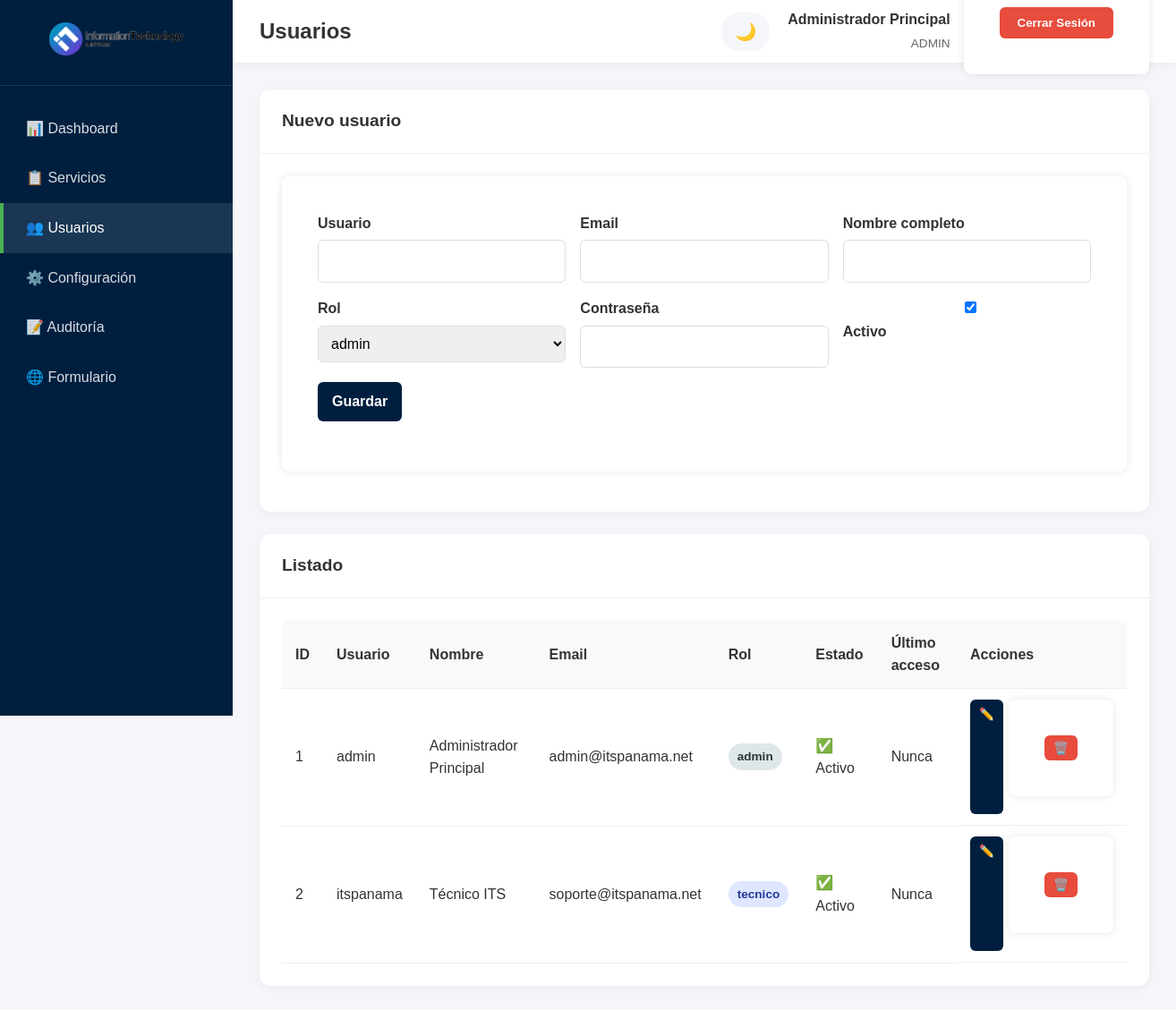
The app's page /admin/usuarios.php (signed in) with its own data.
### tables this page shows
CREATE TABLE IF NOT EXISTS usuarios (
    id INT AUTO_INCREMENT PRIMARY KEY,
    username VARCHAR(50) NOT NULL UNIQUE,
    password_hash VARCHAR(255) NOT NULL,
    email VARCHAR(255) NOT NULL,
    nombre_completo VARCHAR(255) NOT NULL,
    rol ENUM('admin', 'tecnico', 'usuario') DEFAULT 'tecnico',
    activo TINYINT(1) DEFAULT 1,
    ultimo_acceso DATETIME DEFAULT NULL,
    intentos_fallidos INT DEFAULT 0,
    bloqueado_hasta DATETIME DEFAULT NULL,
    fecha_creacion TIMESTAMP DEFAULT CURRENT_TIMESTAMP,
    fecha_actualizacion TIMESTAMP DEFAULT CURRENT_TIMESTAMP ON UPDATE CURRENT_TIMESTAMP,
    INDEX idx_username (username),
    INDEX idx_email (email),
    INDEX idx_activo (activo)
);

### config/security.php (called while the page is built, shortened)
<?php
function itform_e(?string $value): string
{
    return htmlspecialchars((string) $value, ENT_QUOTES | ENT_SUBSTITUTE, 'UTF-8');
}

### admin/usuarios.php (the view, shortened to what this page needs)
<?php
$db = getDB();
$usuarios = $db->query(
    'SELECT id, username, email, nombre_completo, rol, activo, ultimo_acceso, fecha_creacion
     FROM usuarios ORDER BY id'
)->fetchAll();
$editUser = null;
require __DIR__ . '/layout_header.php';
?>
<div class="card">
    <div class="card-header">
        <h2><?php echo $editUser ? 'Editar usuario' : 'Nuevo usuario'; ?></h2>
    </div>
    <div class="card-body">
        <form method="post">
            <div class="form-grid">
                <div class="form-group">
                    <label>Usuario</label>
                    <input name="username" required value="<?php echo itform_e($editUser['username'] ?? ''); ?>">
                </div>
                <div class="form-group">
                    <label>Email</label>
                    <input type="email" name="email" required value="<?php echo itform_e($editUser['email'] ?? ''); ?>">
                </div>
                <div class="form-group">
                    <label>Nombre completo</label>
                    <input name="nombre_completo" required value="<?php echo itform_e($editUser['nombre_completo'] ?? ''); ?>">
                </div>
                <div class="form-group">
                    <label>Rol</label>
                    <select name="rol">
                        <?php foreach (['admin','tecnico','usuario'] as $r): ?>
                        <option value="<?php echo $r; ?>" <?php echo (($editUser['rol'] ?? '') === $r) ? 'selected' : ''; ?>><?php echo $r; ?></option>
                        <?php endforeach; ?>
                    </select>
                </div>
                <div class="form-group">
                    <label>Contraseña <?php echo $editUser ? '(vacío = no cambiar)' : ''; ?></label>
                    <input type="password" name="password" <?php echo $editUser ? '' : 'required minlength="8"'; ?> autocomplete="new-password">
                </div>
                <div class="form-group">
                    <label><input type="checkbox" name="activo" <?php echo !isset($editUser['activo']) || (int)$editUser['activo'] === 1 ? 'checked' : ''; ?>> Activo</label>
                </div>
            </div>
            <p style="margin-top:16px;">
                <button class="btn btn-primary" type="submit">Guardar</button>
            </p>
        </form>
    </div>
</div>
<div class="card">
    <div class="card-header"><h2>Listado</h2></div>
    <div class="card-body">
        <table>
            <thead>
                <tr>
                    <th>ID</th><th>Usuario</th><th>Nombre</th><th>Email</th><th>Rol</th><th>Estado</th><th>Último acceso</th><th>Acciones</th>
                </tr>
            </thead>
            <tbody>
            <?php foreach ($usuarios as $u): ?>
                <tr>
                    <td><?php echo (int) $u['id']; ?></td>
                    <td><?php echo itform_e($u['username']); ?></td>
                    <td><?php echo itform_e($u['nombre_completo']); ?></td>
                    <td><?php echo itform_e($u['email']); ?></td>
                    <td><span class="badge badge-<?php echo itform_e($u['rol']); ?>"><?php echo itform_e($u['rol']); ?></span></td>
                    <td><?php echo (int) $u['activo'] ? '✅ Activo' : '❌ Inactivo'; ?></td>
                    <td><?php echo itform_e($u['ultimo_acceso'] ?? 'Nunca'); ?></td>
                    <td style="display:flex;gap:6px;">
                        <a class="btn-sm btn-primary" href="usuarios.php?edit=<?php echo (int) $u['id']; ?>">✏️</a>
                        <form method="post" onsubmit="return confirm('¿Desactivar usuario?');">
                            <button class="btn-sm btn-danger" type="submit">🗑️</button>
                        </form>
                    </td>
                </tr>
            <?php endforeach; ?>
            </tbody>
        </table>
    </div>
</div>
<?php require __DIR__ . '/layout_footer.php'; ?>

### styles.css (style rules this page uses)
:root { --color-primary: #001F3F; --color-secondary: #4CAF50; --color-secondary-hover: #45a049; --color-background: #c9f0ff; --color-white: #ffffff; --color-gray: #808080; --color-error: #ffdddd; --color-error-text: #8b0000; --color-success: #ddffdd; --color-success-text: #006400; --color-border: #ccc; --shadow: 0 0 10px rgba(0, 0, 0, 0.1); --border-radius: 8px; --transition: all 0.3s ease; }
* { box-sizing: border-box; }
body { font-family: 'Arial', sans-serif; background-color: var(--color-background); margin: 0; padding: 0; line-height: 1.6; color: #333; }
form { background-color: var(--color-white); box-shadow: var(--shadow); border-radius: var(--border-radius); padding: 40px; margin-bottom: 20px; }
label { display: block; margin-bottom: 5px; font-weight: bold; color: #333; }
.btn { padding: 12px 24px; border: none; border-radius: 4px; font-size: 1rem; cursor: pointer; transition: var(--transition); font-weight: bold; display: inline-flex; align-items: center; gap: 8px; }
.btn { display: inline-flex; align-items: center; justify-content: center; gap: 6px; min-height: 44px; padding: 12px 18px; border: none; border-radius: 8px; font-size: 1rem; font-weight: 600; cursor: pointer; transition: var(--transition); touch-action: manipulation; }

### admin/admin.css (style rules this page uses)
:root { --sidebar-width: 260px; --header-height: 70px; }
* { box-sizing: border-box; }
body { font-family: Arial, sans-serif; background: #f5f6fa; margin: 0; display: flex; min-height: 100vh; }
.card { background: #fff; border-radius: 12px; box-shadow: 0 2px 10px rgba(0,0,0,.05); margin-bottom: 25px; }
.card-header { padding: 20px 25px; border-bottom: 1px solid #eee; display: flex; justify-content: space-between; align-items: center; gap: 12px; flex-wrap: wrap; }
.card-header h2 { margin: 0; font-size: 1.2rem; color: #333; }
.card-body { padding: 25px; overflow-x: auto; }
table { width: 100%; border-collapse: collapse; }
table th, table td { padding: 12px 15px; text-align: left; border-bottom: 1px solid #eee; }
table th { background: #f8f9fa; font-weight: 600; }
.badge { display: inline-block; padding: 4px 10px; border-radius: 20px; font-size: .85rem; font-weight: 600; }
.badge-admin { background: #dfe6e9; color: #2d3436; }
.badge-tecnico { background: #dfe6ff; color: #1e3799; }
.btn, .btn-sm { display: inline-block; border: none; border-radius: 6px; cursor: pointer; font-weight: 600; text-decoration: none; color: #fff; padding: 10px 16px; }
.btn-primary { background: var(--color-primary, #001F3F); }
.btn-danger { background: #e74c3c; }
.btn-sm { padding: 6px 10px; font-size: .85rem; }
.form-grid { display: grid; grid-template-columns: repeat(auto-fit, minmax(220px, 1fr)); gap: 16px; }
.form-group label { display: block; font-weight: 600; margin-bottom: 6px; }
.form-group input, .form-group select, .form-group textarea { width: 100%; padding: 10px; border: 1px solid #ddd; border-radius: 6px; font: inherit; }

### records on screen
usuarios: id "1", username "admin", nombre_completo "Administrador Principal", email "admin@itspanama.net", rol "admin", activo "✅ Activo", ultimo_acceso "Nunca"
usuarios: id "2", username "itspanama", nombre_completo "Técnico ITS", email "soporte@itspanama.net", rol "tecnico", activo "✅ Activo", ultimo_acceso "Nunca"

### other values on screen
itform_e($pageTitle) "Usuarios"
$nombre "Administrador Principal"
$rol "ADMIN"
form field rol "admin"
